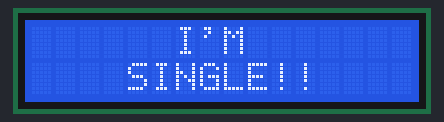
Bench run of a sketch on a simulated Arduino Uno, built with avr-gcc and run on an emulated ATmega328P. Parts: 16×2 character LCD.

Above: at 0.1 s.
At 4.7 s:
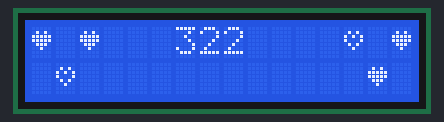
At 9.7 s:
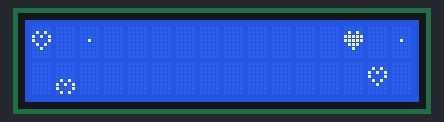
At 19.8 s:
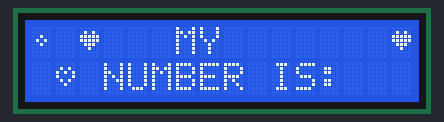
At 29.4 s:
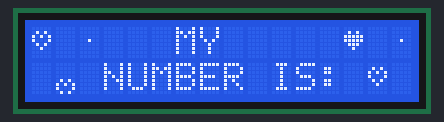
At 39.5 s:
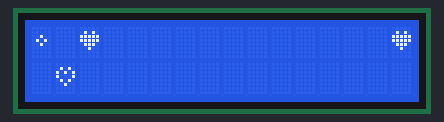

Measured:
- what the display in image 1 shows lasts 0.5 s, from 4.6 s to 5.1 s

The sketch:

sanfaust.ino
```cpp
#include <LiquidCrystal.h>
#include "Heart.h"
#include "LoopAnimation.h"
#include "TextAnimation.h"
#include "BlinkTextAnimation.h"
#include "ProgressTextAnimation.h"
#include "cfg.h"


LiquidCrystal lcd(LCD_PINS);

uint8_t HEART_BOOM[] = {
  0x20, HEART_BOOM_1_ID, HEART_BOOM_2_ID, HEART_EMPTY_ID,
  HEART_FILLED_ID, HEART_EMPTY_ID, HEART_FILLED_ID,  HEART_EMPTY_ID,
  HEART_FILLED_ID,  HEART_EMPTY_ID, HEART_BOOM_2_ID, HEART_BOOM_1_ID, 0x20
};

uint8_t HEART_BOOM_FROM_BOTTOM[] = {
  0x20, HEART_BOTTOM_2_ID, HEART_BOTTOM_1_ID, HEART_EMPTY_ID,
  HEART_FILLED_ID, HEART_EMPTY_ID, HEART_FILLED_ID,  HEART_EMPTY_ID,
  HEART_FILLED_ID,  HEART_EMPTY_ID, HEART_BOTTOM_1_ID, HEART_BOTTOM_2_ID, 0x20
};

uint8_t HEART_BOOM_FROM_TOP[] = {
  0x20, HEART_TOP_1_ID, HEART_TOP_2_ID, HEART_EMPTY_ID,
  HEART_FILLED_ID, HEART_EMPTY_ID, HEART_FILLED_ID,  HEART_EMPTY_ID,
  HEART_FILLED_ID,  HEART_EMPTY_ID, HEART_TOP_2_ID, HEART_TOP_1_ID, 0x20
};

Animation *animations[] = {
  new LoopAnimation(0, 13, HEART_BOOM_FROM_TOP, sizeof(HEART_BOOM_FROM_TOP)),
  new LoopAnimation(0, 2, HEART_BOOM, sizeof(HEART_BOOM)),
  new LoopAnimation(1, 14, HEART_BOOM, sizeof(HEART_BOOM)),
  new LoopAnimation(1, 1, HEART_BOOM_FROM_BOTTOM, sizeof(HEART_BOOM_FROM_BOTTOM)),
  new LoopAnimation(0, 0, HEART_BOOM, sizeof(HEART_BOOM)),
  new LoopAnimation(0, 15, HEART_BOOM, sizeof(HEART_BOOM)),
  new BlinkTextAnimation(0, 6, "I'M", 4),
  new BlinkTextAnimation(1, 4, "SINGLE!!", 4),
  new TextAnimation(0, 6, "MY", 4),
  new TextAnimation(1, 3, "NUMBER IS:", 4),
  new ProgressTextAnimation(0, 6, "322"),
  new ProgressTextAnimation(1, 4, "2222222")
};

void setup() {
  setUpHearts(lcd);
  lcd.begin(16, 2);
  animations[1]->setDelay(5);
  animations[2]->setDelay(1);
  animations[3]->setDelay(4);
  animations[4]->setDelay(3);
  animations[5]->setDelay(5);

  animations[8]->setDelay(1);
  animations[9]->setDelay(1);
  animations[10]->setDelay(1);
  animations[11]->setDelay(1);
}

void end_loop() {
  delay(500);
  lcd.clear();
}

void loop() {

  animations[6]->render(lcd);
  animations[7]->render(lcd);

  if (animations[6]->isEnd()) {
    animations[8]->render(lcd);
    animations[9]->render(lcd);
  }
  if (animations[8]->isEnd()) {
    animations[10]->render(lcd);
  }
  if (animations[10]->isEnd()) {
    animations[10]->pause();
    animations[11]->render(lcd);
  }
  if (animations[11]->isEnd()) {
    animations[10]->stop();
    for (uint8_t i = 6; i < 12 ; i++) {
      animations[i]->restart();
    }
  }
  for (uint8_t i = 0; i < 6 ; i++) {
    animations[i]->render(lcd);
  }
  end_loop();
}
```

Animation.cpp
```cpp
#include "Animation.h"
#include <LiquidCrystal.h>


Animation::Animation(uint8_t x, uint8_t y, uint8_t len) {
  this->_len = len;
  this->setPosition(x, y);
}

void Animation::setDelay(uint8_t _delay) {
  this->_amount_delay = _delay;
  this->_delay = _delay;
}

const uint8_t Animation::getDelay() {
  return this->_delay;
}

const uint8_t Animation::nextFrame() {
  if (this->isEnd()) {
    return this->_frame;
  }
  this->_frame = (this->_frame + 1) % this->_len;
  return this->_frame;
}

const uint8_t Animation::getLength() {
  return this->_len;
}

void Animation::restart() {
  this->_status = AnimationStatus::start;
  this->_frame = 0;
  this->_amount_delay = this->_delay;
}

void Animation::stop() {
  this->_status = AnimationStatus::stop;
}

void Animation::pause() {
  this->_status = AnimationStatus::pause;
}

void Animation::setPosition(uint8_t x, uint8_t y) {
  this->_x = x;
  this->_y = y;
}

void Animation::render(LiquidCrystal &lcd) {
  if (this->_status != AnimationStatus::start) {
    if (this->_status == AnimationStatus::pause) {
      this->draw(lcd);
    }
    return;
  }
  if (this->_amount_delay > 0) {
    this->_amount_delay--;
    return;
  }
  if (this->isEnd()) {
    return;
  }
  this->draw(lcd);
  this->nextFrame();
}

bool Animation::isEnd() {
  return (this->_len -1 == this->_frame);
}
```

Animation.h
```cpp
#pragma once

typedef unsigned char uint8_t;

class LiquidCrystal;

enum AnimationStatus { start, stop, pause };

class Animation {

  protected: // Everything's protected for performances
    uint8_t _x;
    uint8_t _y;
    uint8_t _frame = 0;
    uint8_t _len = 0;
    uint8_t _delay = 0;
    uint8_t _amount_delay = 0;
    AnimationStatus _status = AnimationStatus::start;
    virtual void draw(LiquidCrystal &lcd) = 0;
    const uint8_t nextFrame();

  public:
    virtual bool isEnd();
    void restart();
    void pause();
    void stop();
    void setPosition(uint8_t x, uint8_t y);
    void setDelay(uint8_t _delay);
    const uint8_t getDelay();
    const uint8_t getLength();
    void render(LiquidCrystal &lcd);
    Animation(uint8_t x, uint8_t y, uint8_t len);
};
```

BlinkTextAnimation.cpp
```cpp
#include "BlinkTextAnimation.h"
#include <LiquidCrystal.h>

BlinkTextAnimation::BlinkTextAnimation(uint8_t x, uint8_t y, const char *_text, uint8_t len) : TextAnimation(x, y, _text, len){
}

void BlinkTextAnimation::draw(LiquidCrystal &lcd) {
  if (this->_frame % 2 != 0) {
    return;
  }
  TextAnimation::draw(lcd);
}
```

BlinkTextAnimation.h
```cpp
#pragma once

#include "TextAnimation.h"

typedef unsigned char uint8_t;

class LiquidCrystal;

class BlinkTextAnimation : public TextAnimation {

  protected:
    void draw(LiquidCrystal &lcd);

  public:
    BlinkTextAnimation(uint8_t x, uint8_t y, const char *_text, uint8_t len);
};
```

Counter.cpp
```cpp
#include "Counter.h"


Counter::Counter(int _size) {
  this->_size = _size;
  this->_current = 0;
}

bool Counter::isOver(int n, bool equal) {
  if (equal) {
    return (this->_current >= n);
  } else {
    return (this->_current > n);
  }
}

bool Counter::isBelow(int n, bool equal) {
  if (equal) {
    return (this->_current <= n);
  } else {
    return (this->_current < n);
  }
}

bool Counter::isBetween(int n1, int n2, bool equal1, bool equal2) {
  bool first = false;
  bool second = false;

  if (equal1) {
    first = (n1 <= this->_current);
  } else {
    first = (n1 < this->_current);
  }

  if (equal2) {
    second = (this->_current <= n2);
  } else {
    second = (this->_current < n2);
  }

  return (first && second);
}

int Counter::next() {
  this->_current = (this->_current + 1) % this->_size;
  return this->_current;
}

int Counter::getCurrentValue() {
  return this->_current;
}
```

Counter.h
```cpp
#pragma once

class Counter {

  protected: // Everything's protected for performances
    int _size;
    int _current;

  public:
    Counter(int _size);
    bool isOver(int n, bool equal=false);
    bool isBelow(int n, bool equal=false);
    bool isBetween(int n1, int n2, bool equal1=false, bool equal2=false);
    int next();
    int getCurrentValue();
};
```

Heart.cpp
```cpp
#include "Heart.h"
#include <LiquidCrystal.h>


byte HEART_BOOM_1[8] = {
  0b00000,
  0b00000,
  0b00000,
  0b00100,
  0b00000,
  0b00000,
  0b00000,
  0b00000
};

byte HEART_BOOM_2[8] = {
  0b00000,
  0b00000,
  0b00100,
  0b01010,
  0b00100,
  0b00000,
  0b00000,
  0b00000
};

byte HEART_EMPTY[8] = {
  0b00000,
  0b01010,
  0b10101,
  0b10001,
  0b01010,
  0b00100,
  0b00000,
  0b00000
};

byte HEART_FILLED[8] = {
  0b00000,
  0b01010,
  0b11111,
  0b11111,
  0b01110,
  0b00100,
  0b00000,
  0b00000
};

byte HEART_TOP_1[8] = {
  0b01010,
  0b00100,
  0b00000,
  0b00000,
  0b00000,
  0b00000,
  0b00000,
  0b00000
};


byte HEART_TOP_2[8] = {
  0b10101,
  0b10001,
  0b01010,
  0b00100,
  0b00000,
  0b00000,
  0b00000,
  0b00000
};


byte HEART_BOTTOM_1[8] = {
  0b00000,
  0b00000,
  0b00000,
  0b00000,
  0b01010,
  0b10101,
  0b10001,
  0b01010
};


byte HEART_BOTTOM_2[8] = {
  0b00000,
  0b00000,
  0b00000,
  0b00000,
  0b00000,
  0b00000,
  0b01010,
  0b10101
};


void setUpHearts(LiquidCrystal &lcd) {
  lcd.createChar(HEART_BOOM_1_ID, HEART_BOOM_1);
  lcd.createChar(HEART_BOOM_2_ID, HEART_BOOM_2);
  lcd.createChar(HEART_EMPTY_ID, HEART_EMPTY);
  lcd.createChar(HEART_FILLED_ID, HEART_FILLED);
  lcd.createChar(HEART_TOP_1_ID, HEART_TOP_1);
  lcd.createChar(HEART_TOP_2_ID, HEART_TOP_2);
  lcd.createChar(HEART_BOTTOM_1_ID, HEART_BOTTOM_1);
  lcd.createChar(HEART_BOTTOM_2_ID, HEART_BOTTOM_2);
}
```

Heart.h
```cpp
#pragma once

#define HEART_BOOM_1_ID   0x0
#define HEART_BOOM_2_ID   0x1
#define HEART_EMPTY_ID    0x2
#define HEART_FILLED_ID   0x3
#define HEART_TOP_1_ID    0x4
#define HEART_TOP_2_ID    0x5
#define HEART_BOTTOM_1_ID 0x6
#define HEART_BOTTOM_2_ID 0x7

class LiquidCrystal;

typedef unsigned char byte;

extern byte HEART_BOOM_1[8];
extern byte HEART_BOOM_2[8];
extern byte HEART_EMPTY[8];
extern byte HEART_FILLED[8];
extern byte HEART_TOP_1[8];
extern byte HEART_TOP_2[8];
extern byte HEART_BOTTOM_1[8];
extern byte HEART_BOTTOM_2[8];

void setUpHearts(LiquidCrystal &lcd);
```

LoopAnimation.cpp
```cpp
#include "LoopAnimation.h"
#include <LiquidCrystal.h>

LoopAnimation::LoopAnimation(uint8_t x, uint8_t y, const uint8_t *frames, uint8_t len) : Animation(x, y, len) {
  this->_frames = frames;
}

void LoopAnimation::draw(LiquidCrystal &lcd) {
  lcd.setCursor(this->_y, this->_x);
  lcd.write(this->_frames[this->_frame]);
}

bool LoopAnimation::isEnd() {
  return false;
}
```

LoopAnimation.h
```cpp
#pragma once

#include "Animation.h"

typedef unsigned char uint8_t;

class LiquidCrystal;

class LoopAnimation : public Animation {

  private:
    const uint8_t *_frames;

  protected:
    void draw(LiquidCrystal &lcd);

  public:
    bool isEnd();
    LoopAnimation(uint8_t x, uint8_t y, const uint8_t *frames, uint8_t len);
};
```

ProgressTextAnimation.cpp
```cpp
#include "ProgressTextAnimation.h"
#include <LiquidCrystal.h>

ProgressTextAnimation::ProgressTextAnimation(uint8_t x, uint8_t y, const char *_text) : TextAnimation(x, y, _text, strlen(_text) + 2) {
  this->_text_aux = (char*)malloc((strlen(_text) + 1) * sizeof(char));
  memcpy(this->_text_aux, this->_text, (strlen(_text) + 1) * sizeof(char));
}

void ProgressTextAnimation::draw(LiquidCrystal &lcd) {
  lcd.setCursor(this->_y, this->_x);
  this->_saved_char = this->_text_aux[this->_frame];
  this->_text_aux[this->_frame] = '\0';
  lcd.print(this->_text_aux);
  this->_text_aux[this->_frame] = this->_saved_char;
}
```

ProgressTextAnimation.h
```cpp
#pragma once

#include "TextAnimation.h"

typedef unsigned char uint8_t;

class LiquidCrystal;

class ProgressTextAnimation : public TextAnimation {

  private:
    char *_text_aux;
    char _saved_char = '\0';

  protected:
    void draw(LiquidCrystal &lcd);

  public:
    ProgressTextAnimation(uint8_t x, uint8_t y, const char *_text);
};
```

TextAnimation.cpp
```cpp
#include "TextAnimation.h"
#include <LiquidCrystal.h>

TextAnimation::TextAnimation(uint8_t x, uint8_t y, const char *_text, uint8_t len) : Animation(x, y, len){
  this->_text = _text;
}

void TextAnimation::draw(LiquidCrystal &lcd) {
  lcd.setCursor(this->_y, this->_x);
  lcd.print(this->_text);
}
```

TextAnimation.h
```cpp
#pragma once

#include "Animation.h"

typedef unsigned char uint8_t;

class LiquidCrystal;

class TextAnimation : public Animation {

  protected:
    const char *_text;
    void draw(LiquidCrystal &lcd);

  public:
    TextAnimation(uint8_t x, uint8_t y, const char *_text, uint8_t len);

};
```
